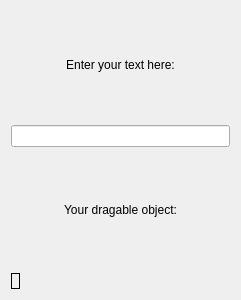
<?xml version="1.0" encoding="UTF-8"?>
<ui version="4.0">
 <class>ViewText</class>
 <widget class="QWidget" name="ViewText">
  <property name="geometry">
   <rect>
    <x>0</x>
    <y>0</y>
    <width>241</width>
    <height>300</height>
   </rect>
  </property>
  <property name="minimumSize">
   <size>
    <width>100</width>
    <height>300</height>
   </size>
  </property>
  <property name="windowTitle">
   <string>Form</string>
  </property>
  <layout class="QHBoxLayout" name="horizontalLayout">
   <item>
    <layout class="QVBoxLayout" name="verticalLayout_3">
     <item>
      <layout class="QVBoxLayout" name="verticalLayout">
       <item>
        <widget class="QLabel" name="label">
         <property name="text">
          <string>Enter your text here:</string>
         </property>
         <property name="alignment">
          <set>Qt::AlignCenter</set>
         </property>
        </widget>
       </item>
       <item>
        <widget class="QLineEdit" name="lineEdit">
         <property name="text">
          <string/>
         </property>
        </widget>
       </item>
      </layout>
     </item>
     <item>
      <layout class="QVBoxLayout" name="verticalLayout_2">
       <item>
        <widget class="QLabel" name="label_2">
         <property name="text">
          <string>Your dragable object:</string>
         </property>
         <property name="alignment">
          <set>Qt::AlignCenter</set>
         </property>
        </widget>
       </item>
       <item>
        <widget class="QLabel" name="labelText">
         <property name="sizePolicy">
          <sizepolicy hsizetype="Maximum" vsizetype="Maximum">
           <horstretch>0</horstretch>
           <verstretch>0</verstretch>
          </sizepolicy>
         </property>
         <property name="styleSheet">
          <string notr="true"/>
         </property>
         <property name="frameShape">
          <enum>QFrame::Box</enum>
         </property>
         <property name="text">
          <string/>
         </property>
         <property name="scaledContents">
          <bool>true</bool>
         </property>
        </widget>
       </item>
      </layout>
     </item>
    </layout>
   </item>
  </layout>
 </widget>
 <resources/>
 <connections/>
</ui>
